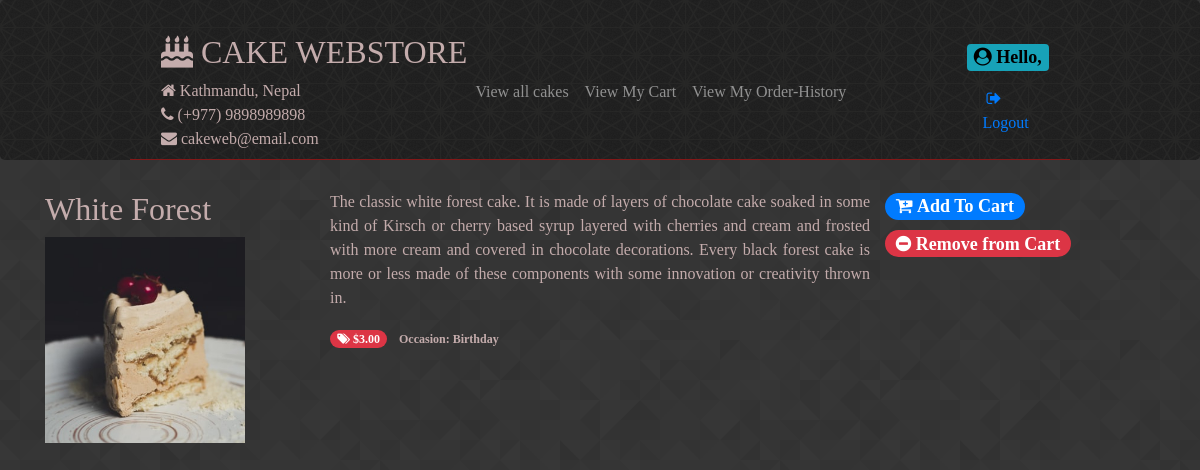
Page /products/3/ on the committed database.
### store/models.py (models this page shows, shortened)
class Product(models.Model):
    id = models.AutoField(primary_key=True)
    name = models.CharField(max_length=200)
    description = models.TextField()
    occasion = models.CharField(choices=OCCASIONS, max_length=2, default='G')
    price = models.FloatField()
    discount_rate = models.FloatField(null=False, blank=True, default=0)
    sale_start = models.DateTimeField(blank=True, null=True, default=None)
    sale_end = models.DateTimeField(blank=True, null=True, default=None)
    photo = models.ImageField(blank=True, null=True,
                              default=None, upload_to='products')
    def is_on_sale(self):
        now = timezone.now()
        if self.sale_start:
            if self.sale_end:
                return self.sale_start <= now <= self.sale_end
            return self.sale_start <= now
        return False
    def get_price(self):
        return self.price

### store/views.py (the view)
# urls.py: path('products/<pk>/', store.views.CakeSingleView.as_view(), name='showCake'),
class CakeSingleView(DetailView):
    model = Product
    template_name = 'store/product.html'

### store/templates/store/product.html (shortened to what this page needs)
{% extends "base.html" %}
{% block content %}
<div class="row">
  <div class="col-sm-3">
    <h2>{{ product.name }}</h2>
    {% if product.photo %}
    <div>
      <a href="{% url 'showCake' product.id %}">
        <img width="200" src="{{ MEDIA_URL }}{{ product.photo }}" />
      </a>
    </div>
    {% endif %}
  </div>
  <div class="col-sm-6">
    <p class="text-justify">{{ product.description }}</p>
    {% if product.is_on_sale %}
    <p>
      <span class="badge badge-pill badge-danger"><i
          class="fa fa-tags"></i>&nbsp<del>${{ product.get_price|floatformat:2 }}</del></span><br />
      <span class="badge badge-pill badge-warning">SALE: ${{ product.current_price|floatformat:2 }}</span>
    </p>
    {% else %}
    <p>
      <span class="badge badge-pill badge-danger"><i
          class="fa fa-tags"></i>&nbsp${{ product.get_price|floatformat:2 }}</span>
      <span class="badge">&nbspOccasion: {{ product.get_occasion_display }}</span>
    </p>
  </div>
  {% endif %}
  <div>
    <a href="{% url 'addToCart' product.id %}">
      <h4><span class="badge badge-pill badge-primary"><i class="fa fa-cart-plus">&nbsp</i>Add To Cart</span></h4>
    </a>
    <a href="{% url 'removeFromCart' product.id %}">
      <h4><span class="badge badge-pill badge-danger"><i class="fa fa-minus-circle"></i>&nbsp</i>Remove from Cart</span>
      </h4>
    </a>
  </div>
</div>
</div>
{% endblock %}

### store/static/store/styles.css (style rules this page uses)
body { font-family: Caslon !important; color: #c4acac; background: url(images/prism.png) fixed; }

### rows in the picture
Product: name "White Forest", photo (picture), description "The classic white forest cake. It is made of layers of chocolate cake soaked in some kind of Kirsch or cherry based syrup layered with cherries and cream and frosted with more cream and covered in chocolate decorations. Every black forest cake is more or less made of these components with some innovation or creativity thrown in.", get_price "3.00", occasion "Birthday"
